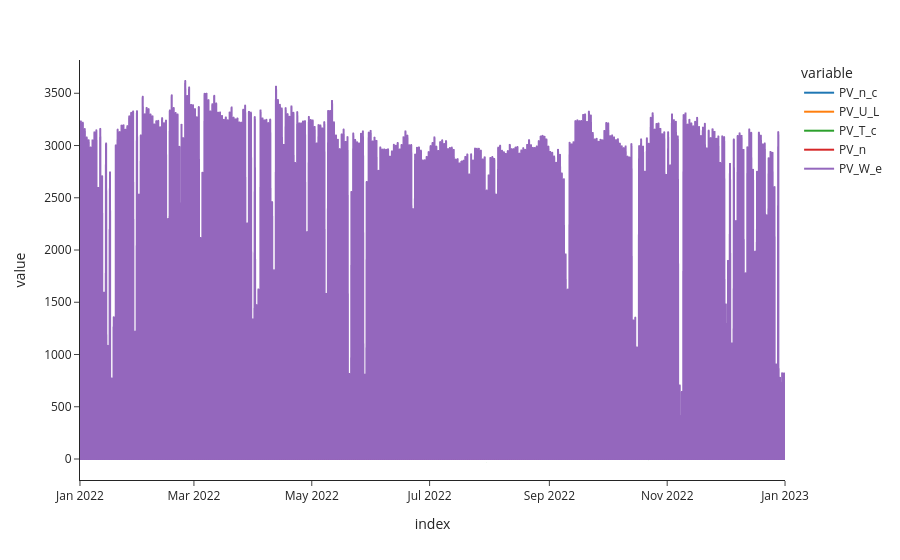

The notebook cell this image was saved under:
### Code cell
df.plot(y=["PV_n_c", "PV_U_L", "PV_T_c", "PV_n", "PV_W_e"])

### Figure 1 — Plotly figure (JSON) as saved in the notebook; plotly's stock layout.template omitted (floating-point values rounded to 4 significant figures; data arrays with more than 128 entries replaced by an {"elided": "..."} marker saying what was removed)
{"data": [{"hovertemplate": "variable=PV_n_c<br>index=%{x}<br>value=%{y}<extra></extra>", "legendgroup": "PV_n_c", "line": {"color": "#1F77B4", "dash": "solid"}, "marker": {"symbol": "circle"}, "mode": "lines", "name": "PV_n_c", "showlegend": true, "type": "scattergl", "x": {"elided": "8760 str values"}, "xaxis": "x", "y": {"elided": "8760 float values"}, "yaxis": "y"}, {"hovertemplate": "variable=PV_U_L<br>index=%{x}<br>value=%{y}<extra></extra>", "legendgroup": "PV_U_L", "line": {"color": "#FF7F0E", "dash": "solid"}, "marker": {"symbol": "circle"}, "mode": "lines", "name": "PV_U_L", "showlegend": true, "type": "scattergl", "x": {"elided": "8760 str values"}, "xaxis": "x", "y": {"elided": "8760 float values"}, "yaxis": "y"}, {"hovertemplate": "variable=PV_T_c<br>index=%{x}<br>value=%{y}<extra></extra>", "legendgroup": "PV_T_c", "line": {"color": "#2CA02C", "dash": "solid"}, "marker": {"symbol": "circle"}, "mode": "lines", "name": "PV_T_c", "showlegend": true, "type": "scattergl", "x": {"elided": "8760 str values"}, "xaxis": "x", "y": {"elided": "8760 float values"}, "yaxis": "y"}, {"hovertemplate": "variable=PV_n<br>index=%{x}<br>value=%{y}<extra></extra>", "legendgroup": "PV_n", "line": {"color": "#D62728", "dash": "solid"}, "marker": {"symbol": "circle"}, "mode": "lines", "name": "PV_n", "showlegend": true, "type": "scattergl", "x": {"elided": "8760 str values"}, "xaxis": "x", "y": {"elided": "8760 float values"}, "yaxis": "y"}, {"hovertemplate": "variable=PV_W_e<br>index=%{x}<br>value=%{y}<extra></extra>", "legendgroup": "PV_W_e", "line": {"color": "#9467BD", "dash": "solid"}, "marker": {"symbol": "circle"}, "mode": "lines", "name": "PV_W_e", "showlegend": true, "type": "scattergl", "x": {"elided": "8760 str values"}, "xaxis": "x", "y": {"elided": "8760 float values"}, "yaxis": "y"}], "layout": {"legend": {"title": {"text": "variable"}, "tracegroupgap": 0}, "margin": {"t": 60}, "xaxis": {"anchor": "y", "domain": [0, 1], "title": {"text": "index"}}, "yaxis": {"anchor": "x", "domain": [0, 1], "title": {"text": "value"}}}}
